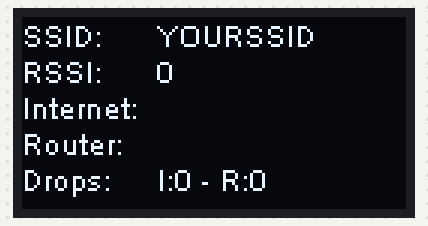
Bench run of a sketch on a simulated ESP32. Parts: 128×64 one-colour display. WiFi joins after 1.5 s; servers stay silent unless stated; what the sketch prints to the serial monitor is not drawn.

Above: at 1.1 s.
At 3.1 s:
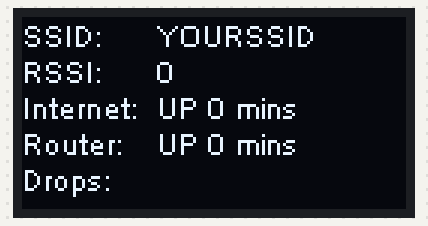
At 7.1 s:
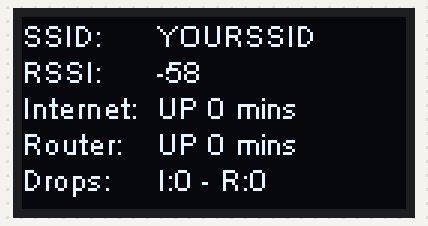
At 9.1 s:
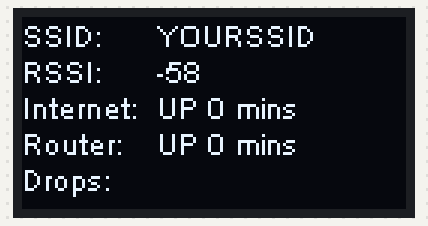

The sketch:

WiFiMONITOR.ino
```cpp
#include <WiFi.h>
#include <ESP32Ping.h>
#include <SSD1306Wire.h>


const char* ssid = "YOURSSID";
const char* password =  "YOURPASSWORD";

const char* ssid2 = "YOURSSID";
const char* password2 =  "YOURPASSWORD";

unsigned long oldTime = 0;
unsigned long newTime = 0;
unsigned long internetStateStart = 0;
unsigned long routerStateStart = 0;
unsigned long internetUpTime = 0;
unsigned long routerUpTime = 0;
unsigned long interval = 6000;
unsigned int internetDrops = 0;
unsigned int routerDrops = 0;
unsigned int wifiAttempts = 0;
bool internetNewState = 0;
bool internetOldState = 0;
bool routerNewState = 0;
bool routerOldState = 0;
String internetUpDisplay = "";
String routerUpDisplay = "";
String networkDrops = "";


IPAddress routerIP (192, 168, 1, 1); // The router IP to ping
String internetAddress = "www.google.com";

// OLED Display 128x64
SSD1306Wire  display(0x3c, 5, 4);

void dataRefresh() {
    long rssi = WiFi.RSSI();
    Serial.print("RSSI: ");
    Serial.println(rssi);
    String rssiStr=String(rssi);
    String networkDrops = "I:"+String(internetDrops)+" - R:"+String(routerDrops);

    display.clear();
    display.setTextAlignment(TEXT_ALIGN_LEFT);
    display.setFont(ArialMT_Plain_10);
    display.drawString(0, 0, "SSID: ");
    display.drawString(0, 12, "RSSI: ");
    display.drawString(0, 24, "Internet: ");
    display.drawString(0, 36, "Router: ");
    display.drawString(0, 48, "Drops: ");
    display.drawString(45, 0, ssid);
    display.drawString(45, 12, rssiStr);
    display.drawString(45, 24, internetUpDisplay);
    display.drawString(45, 36, routerUpDisplay);
    display.drawString(45, 48, networkDrops);
    display.display();

    Serial.println(millis());
    oldTime = millis();

  bool internetPing = Ping.ping("www.google.com");

  if(internetPing){
    Serial.println("Google Ping");
    internetNewState=1;
    //internetUpTime++;
  }
  else{
    Serial.println("No Google Ping");
    internetNewState = 0;
    //internetUpTime = 0;
    //internetNewState=0;
  }

  if(internetNewState!=internetOldState){
    internetStateStart = millis();
  }

  bool routerPing = Ping.ping(routerIP, 3);

  if(routerPing){
    Serial.println("Router Ping");
    routerNewState=1;
    //routerUpTime++;
  }
  else{
    Serial.println("No Router Ping");
    routerNewState = 0;
    //internetNewState=0;
  }

    if(routerNewState!=routerOldState){
    routerStateStart = millis();
  }

  if(internetNewState==0 && internetOldState==1){
    internetDrops = internetDrops + 1;
  }

  if(routerNewState==0 && routerOldState==1){
    routerDrops = routerDrops + 1;
  }

  internetOldState = internetNewState;
  routerOldState = routerNewState;

  internetUpTime = millis() - internetStateStart;
  Serial.print("Internet State Time: ");
  Serial.println(internetUpTime);
  routerUpTime = millis() - routerStateStart;
  Serial.print("Router State Time: ");
  Serial.println(routerUpTime);

  internetUpDisplay = upTimeDisplay(internetUpTime, internetNewState);
  routerUpDisplay = upTimeDisplay(routerUpTime, routerNewState);

  display.clear();
  display.setTextAlignment(TEXT_ALIGN_LEFT);
  display.setFont(ArialMT_Plain_10);
  display.drawString(0, 0, "SSID: ");
  display.drawString(0, 12, "RSSI: ");
  display.drawString(0, 24, "Internet: ");
  display.drawString(0, 36, "Router: ");
  display.drawString(0, 48, "Drops: ");
  display.drawString(45, 0, ssid);
  display.drawString(45, 12, rssiStr);
  display.drawString(45, 24, internetUpDisplay);
  display.drawString(45, 36, routerUpDisplay);
  display.display();

}

String upTimeDisplay(unsigned long upTime, bool stateDisplay){

  Serial.print("upTime: ");
  Serial.println(upTime);
  unsigned long upTimeMins = upTime/60000;
  Serial.print("upTimeMins: ");
  Serial.println(upTimeMins);
  Serial.print("stateDisplay: ");
  Serial.println(stateDisplay);
  String displayString = "";
  int tempVal = 0;

  if (upTimeMins >= 60){ //Checks if over an hour
    tempVal = upTimeMins/60;
    if (tempVal >= 24){ //Checks if over a day
      tempVal = tempVal/24;
      if (tempVal >= 7){ //Checks if over a week
        tempVal = tempVal/7;
        if (stateDisplay == 0){
          displayString = "DOWN ";
        }
        else{
          displayString = "UP ";
        }
        displayString = displayString + String(tempVal);
        displayString = displayString + " wks";
        Serial.print("Time Display: ");
        Serial.println(displayString);
        return displayString;
      }
      else {
        if (stateDisplay == 0){
          displayString = "DOWN ";
        }
        else{
          displayString = "UP ";
        }
        displayString = displayString + String(tempVal);
        displayString = displayString + " days";
        Serial.print("Time Display: ");
        Serial.println(displayString);
        return displayString;
      }
    }
    else{
      if (stateDisplay == 0){
          displayString = "DOWN ";
        }
        else{
          displayString = "UP ";
        }
        displayString = displayString + String(tempVal);
      displayString = displayString + " hrs";
      Serial.print("Time Display: ");
      Serial.println(displayString);
      return displayString;
    }
}
else{
    tempVal = upTimeMins;
    if (stateDisplay == 0){
          displayString = "DOWN ";
        }
        else{
          displayString = "UP ";
        }
        displayString = displayString + String(tempVal);
    displayString = displayString + " mins";
    Serial.print("Time Display: ");
    Serial.println(displayString);
    return displayString;
}


}

void setup() {
  Serial.begin(115200);

  // OLED display init
  display.init();
  display.clear();
  display.setTextAlignment(TEXT_ALIGN_LEFT);
  display.setFont(ArialMT_Plain_10);
  display.drawString(0, 0, "Connecting to WiFi...");
  display.display();

  WiFi.begin(ssid, password);
  Serial.println("Connecting to WiFi...");
  delay(1000);

  dataRefresh();


}

void loop() {

  while (WiFi.status() != WL_CONNECTED) {
    if(wifiAttempts<10){
      WiFi.begin(ssid, password);
      ++wifiAttempts;
    }
    else if(wifiAttempts>=10 && wifiAttempts<20){
      WiFi.begin(ssid2, password2);
      ++wifiAttempts;
    }
    else{
      WiFi.begin(ssid, password);
      wifiAttempts=0;
    }

    delay(5000);
    Serial.println("Connecting to WiFi...");
    display.drawString(45, 0, "Connecting.");
    display.display();
  }

  //Serial.println("WiFi Connected");
  newTime = millis();

  if(newTime > oldTime+interval || newTime < oldTime){
    dataRefresh();

  }

}
```

Measured:
- what the display in image 0 shows lasts 2.1 s, from 1.0 s to 3.1 s
- what the display in image 1 shows lasts 4.0 s, from 3.1 s to 7.1 s
